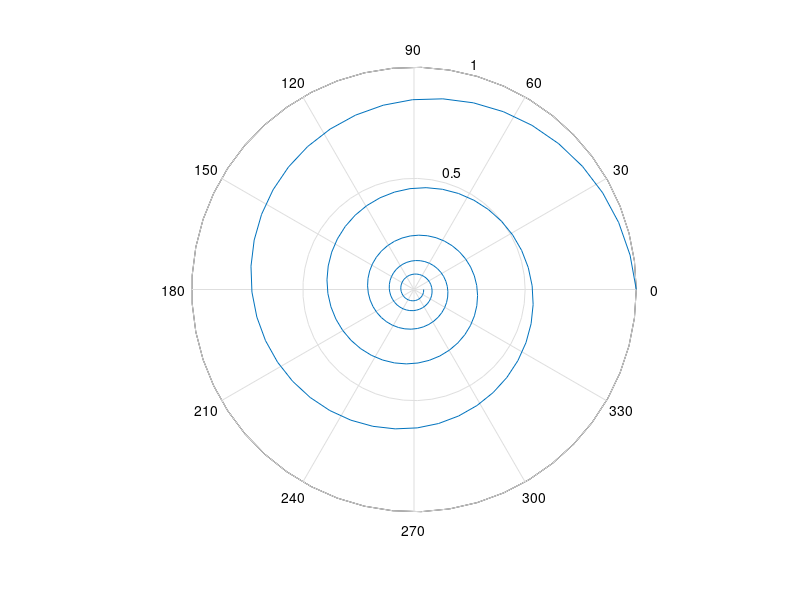

Source code (MATLAB):
%% Publishing Reports - A Simple Example
%% A Spiral Plot 
% Let us plot a spiral given by 
% r(t) = exp(-theta/10), 0<=theta<=10*pi

%% Create vectors theta and r 
theta = linspace(0, 10*pi, 200); % 200 linearly spaced points between   
                                 % -0 and 10*pi
r = exp(-theta/10);              % compute r 

%% Now plot theta vs r using polar plot 
polar(theta, r) 